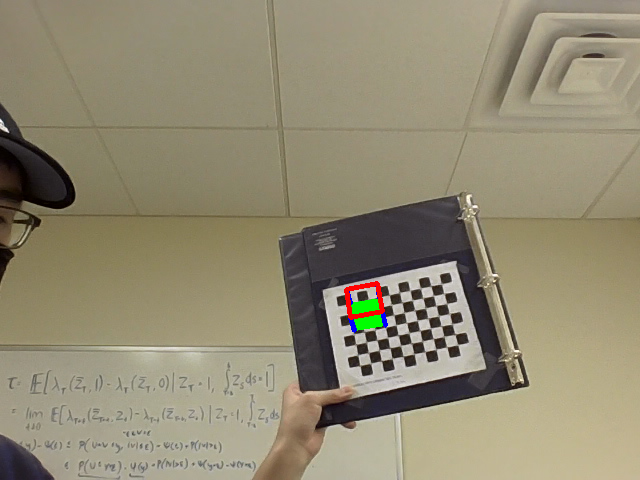
#> input picture images.png, 640 x 480 px, given in place of 2ft.png, which was not available
$ python distance.py   (older library calls are emulated)
#> lines starting #> are read from the running program, lines starting #| are printed output that depends on the picture; after the words box and inside, x2 and y2 are one past the last pixel; in counts of white or black regions, pixels touching at a corner belong together; pictures that were not available may be replaced by others from this repository, and a replacement may not be noted


# import the necessary packages
from imutils import paths
import numpy as np
import imutils
import cv2
import glob
def find_marker(image):
	# convert the image to grayscale, blur it, and detect edges
	gray = cv2.cvtColor(image, cv2.COLOR_BGR2GRAY)
	gray = cv2.GaussianBlur(gray, (5, 5), 0)
	edged = cv2.Canny(gray, 35, 125)
	# find the contours in the edged image and keep the largest one;
	# we'll assume that this is our piece of paper in the image
	cnts = cv2.findContours(edged.copy(), cv2.RETR_LIST, cv2.CHAIN_APPROX_SIMPLE)
	cnts = imutils.grab_contours(cnts)
	c = max(cnts, key = cv2.contourArea)
	# compute the bounding box of the of the paper region and return it
	return cv2.minAreaRect(c)


def distance_to_camera(knownWidth, focalLength, perWidth):
	# compute and return the distance from the maker to the camera
	return (knownWidth * focalLength) / perWidth


# initialize the known distance from the camera to the object, which
# in this case is 24 inches
KNOWN_DISTANCE = 24.0
# initialize the known object width, which in this case, the piece of
# paper is 12 inches wide
KNOWN_WIDTH = 11.0
# load the furst image that contains an object that is KNOWN TO BE 2 feet
# from our camera, then find the paper marker in the image, and initialize
# the focal length
image = cv2.imread("images/2ft.png")
#> image is the input picture: shape (480, 640, 3); mean B, G, R 114.7, 138.3, 145.7
marker = find_marker(image)
#> in find_marker, `gray = cv2.cvtColor(image, cv2.COLOR_BGR2GRAY)`:
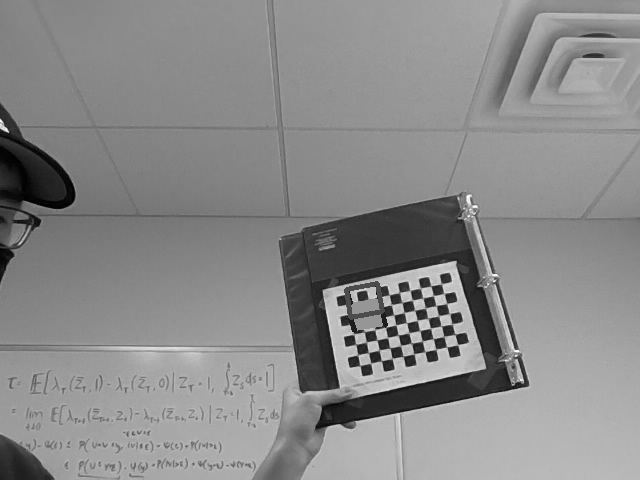
#> gray: shape (480, 640); min 1, max 254, mean 137.8
#> in find_marker, `edged = cv2.Canny(gray, 35, 125)`:
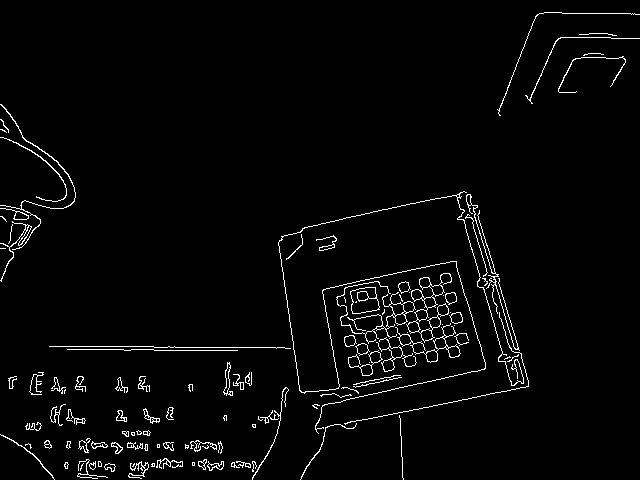
#> edged: shape (480, 640); 2.8% white in thin lines or dots
#> in find_marker, `cnts = cv2.findContours(edged.copy(), cv2.RETR_LIST, cv2.CHAIN_APPROX_..`: cnts = 202 contours, 113 with area under 20; largest, box (x1, y1, x2, y2) and area: (406, 273, 452, 343) 908, (350, 287, 380, 314) 604, (350, 287, 380, 314) 512, (395, 323, 461, 363) 450, (336, 281, 416, 344) 386
#> in find_marker, `c = max(cnts, key = cv2.contourArea)`: c = contour of 273 points, box (x1, y1, x2, y2) (406, 273, 452, 343), area 908
#> marker = ((428.8, 306.3), (71.97, 39.88), -81.38)
focalLength = (marker[1][0] * KNOWN_DISTANCE) / KNOWN_WIDTH
#> focalLength = 157


images = glob.glob('images/*.png')

for image in images:
# loop over the images
#for imagePath in sorted(paths.list_images("images")):
	# load the image, find the marker in the image, then compute the
	# distance to the marker from the camera
	image = cv2.imread(image)
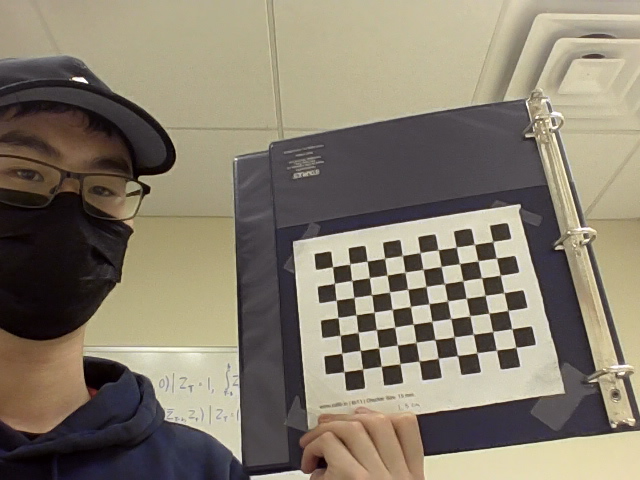
#> input picture images/img0.png, 640 x 480 px
#> image is the input picture: shape (480, 640, 3); mean B, G, R 109.1, 125, 133.7
	marker = find_marker(image)
#> in find_marker (call 2), `gray = cv2.cvtColor(image, cv2.COLOR_BGR2GRAY)`:
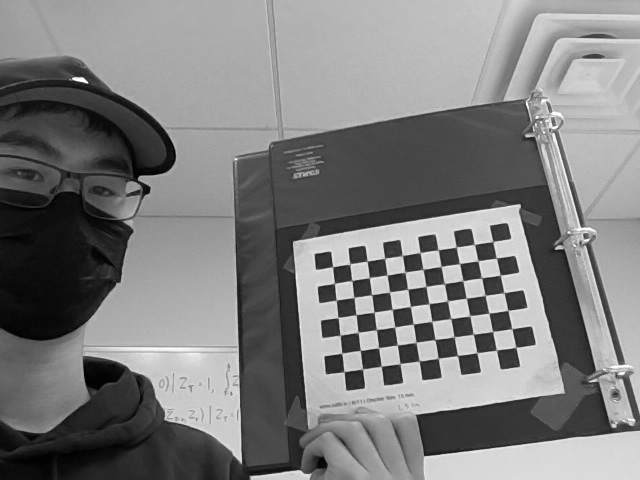
#> gray: shape (480, 640); min 1, max 254, mean 125.8
#> in find_marker (call 2), `edged = cv2.Canny(gray, 35, 125)`:
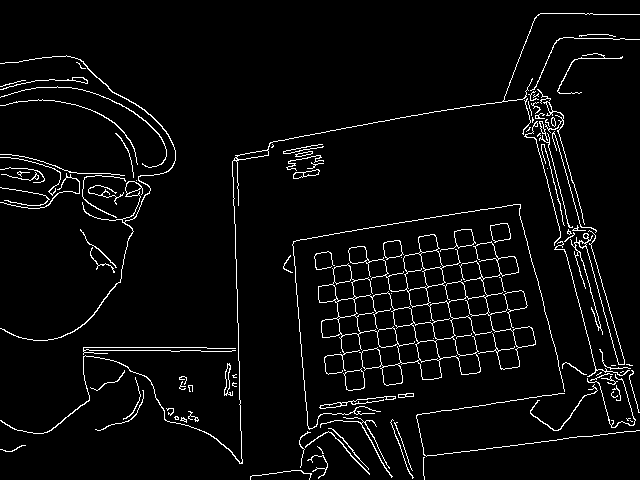
#> edged: shape (480, 640); 4.2% white in thin lines or dots
#> in find_marker (call 2), `cnts = cv2.findContours(edged.copy(), cv2.RETR_LIST, cv2.CHAIN_APPROX_..`: cnts = 176 contours, 104 with area under 20; largest, box (x1, y1, x2, y2) and area: (318, 234, 536, 386) 9558, (435, 337, 481, 375) 733, (429, 301, 455, 340) 680, (426, 281, 467, 307) 659, (403, 253, 429, 292) 633
#> in find_marker (call 2), `c = max(cnts, key = cv2.contourArea)`: c = contour of 1508 points, box (x1, y1, x2, y2) (318, 234, 536, 386), area 9558
#> marker = ((423.3, 307.6), (212.3, 144), -7.94)
	inches = distance_to_camera(KNOWN_WIDTH, focalLength, marker[1][0])
#> inches = 8.14
	# draw a bounding box around the image and display it
	box = cv2.cv.BoxPoints(marker) if imutils.is_cv2() else cv2.boxPoints(marker)
#> box = ((328.2, 393.6), (308.3, 251), (518.5, 221.7), (538.4, 364.3))
	box = np.int0(box)
#> box = [[328, 393], [308, 250], [518, 221], [538, 364]]
	cv2.drawContours(image, [box], -1, (0, 255, 0), 2)
	cv2.putText(image, "%.2fft" % (inches / 12),
		(image.shape[1] - 200, image.shape[0] - 20), cv2.FONT_HERSHEY_SIMPLEX,
		2.0, (0, 255, 0), 3)
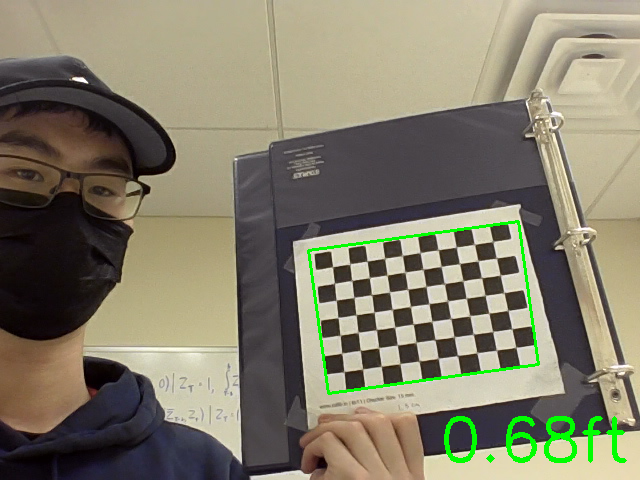
#> image: shape (480, 640, 3); mean B, G, R 106.9, 126.5, 131.3
	cv2.imshow("image", image)
	cv2.waitKey(0)
#> pass 2 of the loop `for image in images:`:
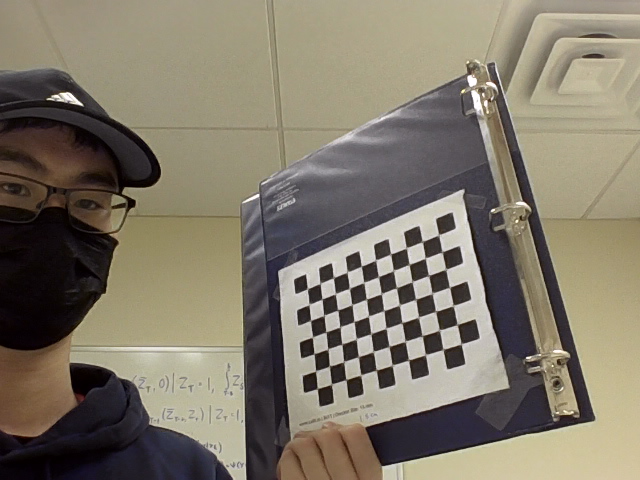
#> input picture images/img1.png, 640 x 480 px
#> image is the input picture: shape (480, 640, 3); mean B, G, R 105.2, 120.4, 128.2
#> in find_marker (call 3), `edged = cv2.Canny(gray, 35, 125)`:
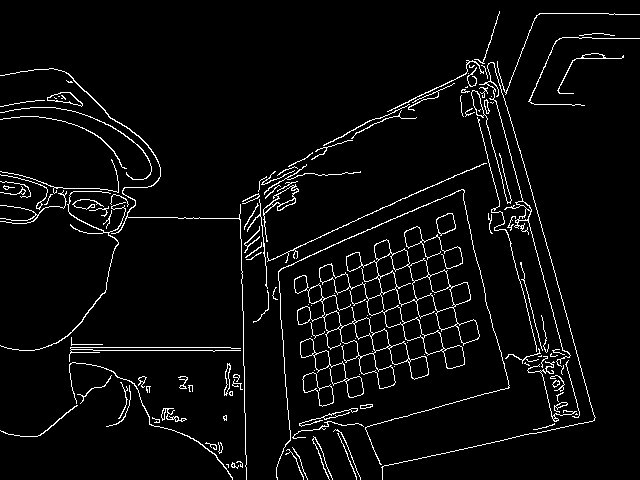
#> edged: shape (480, 640); 4.4% white in thin lines or dots
#> cnts = 216 contours, 129 with area under 20; largest, box (x1, y1, x2, y2) and area: (319, 239, 480, 369) 5943, (294, 275, 429, 389) 3178, (376, 252, 418, 305) 862, (300, 338, 364, 398) 738, (412, 276, 456, 312) 682
#> c = contour of 712 points, box (x1, y1, x2, y2) (319, 239, 480, 369), area 5943
#> `marker = find_marker(image)`: marker = ((407.8, 292), (82.88, 173.9), -55.93)
#> inches = 20.84
#> `box = cv2.cv.BoxPoints(marker) if imutils.is_cv2() else cv2.boxPoints(..`: box = ((456.6, 375), (312.5, 277.6), (358.9, 208.9), (503, 306.3))
#> `box = np.int0(box)`: box = [[456, 374], [312, 277], [358, 208], [502, 306]]
#> `cv2.putText(image, "%.2fft" % (inches / 12), (image.shape[1] - 200, im..`:
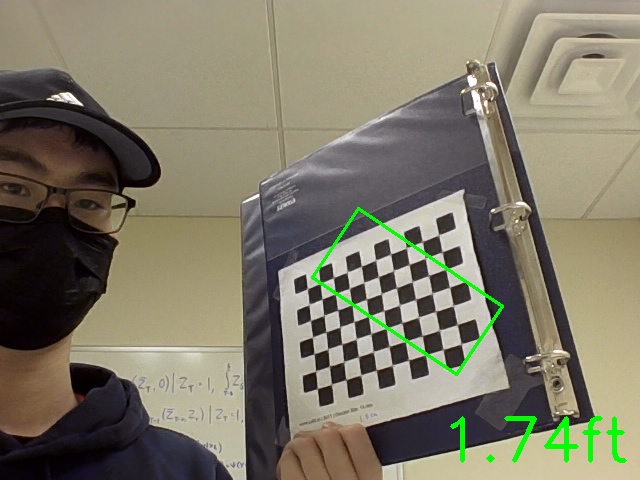
#> image: shape (480, 640, 3); mean B, G, R 103.6, 121.5, 126.3
#> pass 3 of the loop `for image in images:`:
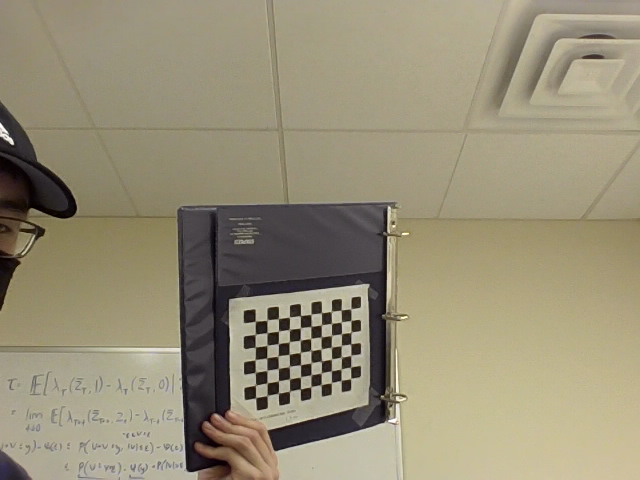
#> input picture images/img10.png, 640 x 480 px
#> image is the input picture: shape (480, 640, 3); mean B, G, R 119.3, 143.2, 151.2
#> in find_marker (call 4), `edged = cv2.Canny(gray, 35, 125)`:
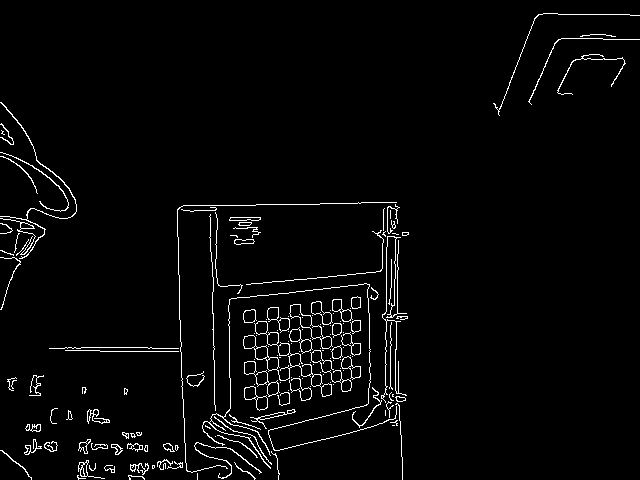
#> edged: shape (480, 640); 2.9% white in thin lines or dots
#> cnts = 237 contours, 143 with area under 20; largest, box (x1, y1, x2, y2) and area: (243, 321, 332, 397) 1026, (289, 304, 333, 349) 485, (244, 361, 280, 397) 386, (289, 304, 324, 340) 372, (244, 386, 268, 411) 269
#> c = contour of 259 points, box (x1, y1, x2, y2) (243, 321, 332, 397), area 1026
#> `marker = find_marker(image)`: marker = ((286.3, 364.9), (34.7, 104.7), -45.9)
#> inches = 49.78
#> `box = cv2.cv.BoxPoints(marker) if imutils.is_cv2() else cv2.boxPoints(..`: box = ((311.8, 413.8), (236.7, 340.9), (260.8, 316), (336, 388.8))
#> `box = np.int0(box)`: box = [[311, 413], [236, 340], [260, 315], [335, 388]]
#> `cv2.putText(image, "%.2fft" % (inches / 12), (image.shape[1] - 200, im..`:
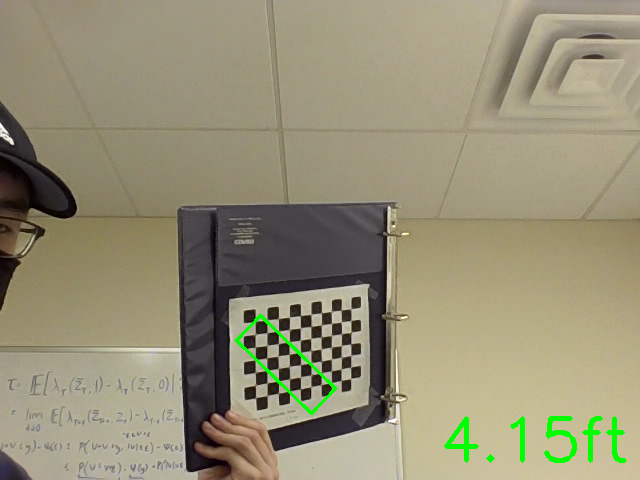
#> image: shape (480, 640, 3); mean B, G, R 117.9, 143.9, 149.5


# # install opencv "pip install opencv-python"
# import cv2

# # distance from camera to object(face) measured
# # centimeter
# Known_distance = 76.2

# # width of face in the real world or Object Plane
# # centimeter
# Known_width = 14.3

# # Colors
# GREEN = (0, 255, 0)
# RED = (0, 0, 255)
# WHITE = (255, 255, 255)
# BLACK = (0, 0, 0)

# # defining the fonts
# fonts = cv2.FONT_HERSHEY_COMPLEX

# # face detector object
# face_detector = cv2.CascadeClassifier("haarcascade_frontalface_default.xml")

# # focal length finder function
# def Focal_Length_Finder(measured_distance, real_width, width_in_rf_image):

#     # finding the focal length
#     focal_length = (width_in_rf_image * measured_distance) / real_width
#     return focal_length

# # distance estimation function
# def Distance_finder(Focal_Length, real_face_width, face_width_in_frame):

#     distance = (real_face_width * Focal_Length)/face_width_in_frame

#     # return the distance
#     return distance


# def face_data(image):

#     face_width = 0  # making face width to zero

#     # converting color image to gray scale image
#     gray_image = cv2.cvtColor(image, cv2.COLOR_BGR2GRAY)

#     # detecting face in the image
#     faces = face_detector.detectMultiScale(gray_image, 1.3, 5)

#     # looping through the faces detect in the image
#     # getting coordinates x, y , width and height
#     for (x, y, h, w) in faces:

#         # draw the rectangle on the face
#         cv2.rectangle(image, (x, y), (x+w, y+h), GREEN, 2)

#         # getting face width in the pixels
#         face_width = w

#     # return the face width in pixel
#     return face_width


# # reading reference_image from directory
# ref_image = cv2.imread("Ref_image.png")

# # find the face width(pixels) in the reference_image
# ref_image_face_width = face_data(ref_image)

# # get the focal by calling "Focal_Length_Finder"
# # face width in reference(pixels),
# # Known_distance(centimeters),
# # known_width(centimeters)
# Focal_length_found = Focal_Length_Finder(
#     Known_distance, Known_width, ref_image_face_width)

# print(Focal_length_found)

# # show the reference image
# cv2.imshow("ref_image", ref_image)

# # initialize the camera object so that we
# # can get frame from it
# cap = cv2.VideoCapture(0)

# # looping through frame, incoming from
# # camera/video
# while True:

#     # reading the frame from camera
#     _, frame = cap.read()

#     # calling face_data function to find
#     # the width of face(pixels) in the frame
#     face_width_in_frame = face_data(frame)

#     # check if the face is zero then not
#     # find the distance
#     if face_width_in_frame != 0:

#         # finding the distance by calling function
#         # Distance finder function need
#         # these arguments the Focal_Length,
#         # Known_width(centimeters),
#         # and Known_distance(centimeters)
#         Distance = Distance_finder(
#             Focal_length_found, Known_width, face_width_in_frame)

#         # draw line as background of text
#         cv2.line(frame, (30, 30), (230, 30), RED, 32)
#         cv2.line(frame, (30, 30), (230, 30), BLACK, 28)

#         # Drawing Text on the screen
#         cv2.putText(
#             frame, f"Distance: {round(Distance,2)} CM", (30, 35),
#           fonts, 0.6, GREEN, 2)

#     # show the frame on the screen
#     cv2.imshow("frame", frame)

#     # quit the program if you press 'q' on keyboard
#     if cv2.waitKey(1) == ord("q"):
#         break

# # closing the camera
# cap.release()

# # closing the windows that are opened
# cv2.destroyAllWindows()
